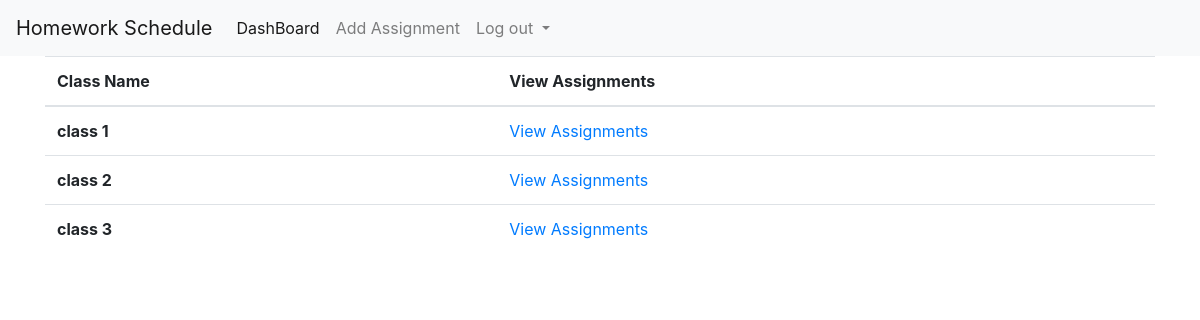
The app's page /classes/, older data.
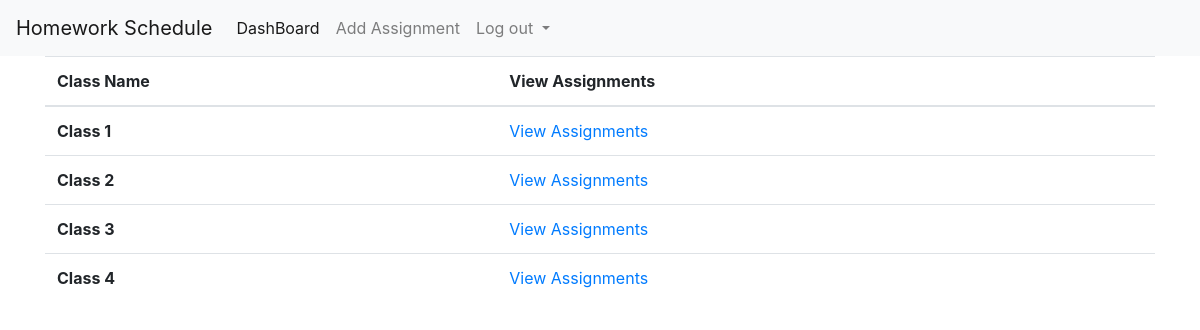
The same page, newer data.
### homeworkScheduleWeb/models.py (models this page shows)
class ClassName(models.Model):
    name = models.TextField(default='', null=False)

### homeworkScheduleWeb/views.py (the view)
# urls.py: url(r'^classes/', class_View),
def class_View(request):
    class_name = list(ClassName.objects.all())
    data = {'class_name': class_name}
    return render(request, 'classes.html', data)

### templates/classes.html (shortened to what this page needs)
<!doctype html>
<html lang="en">
  <head>
    <link rel="stylesheet" href="https://stackpath.bootstrapcdn.com/bootstrap/4.1.3/css/bootstrap.min.css">
  </head>
  <body>
    {% include "nav.html" %}
    <div class="container">
        <table class="table">
          <thead>
            <tr>
              <th scope="col">Class Name</th>
              <th scope="col">View Assignments </th>
            </tr>
          </thead>
          <tbody>
            {% for name in class_name %}
            <tr>
              <th scope="row"> {{ name.name}}</th>
                <td><a href="/assignments/{{name.id}}"> View Assignments</a></td>
            </tr>
            {% endfor %}
          </tbody>
        </table>
    </div>
  </body>
</html>

Row changes from the older to the newer data that the page shows:
changed ClassName: name "class 1" → "Class 1"
changed ClassName: name "class 2" → "Class 2"
changed ClassName: name "class 3" → "Class 3"
added ClassName: name "Class 4"
